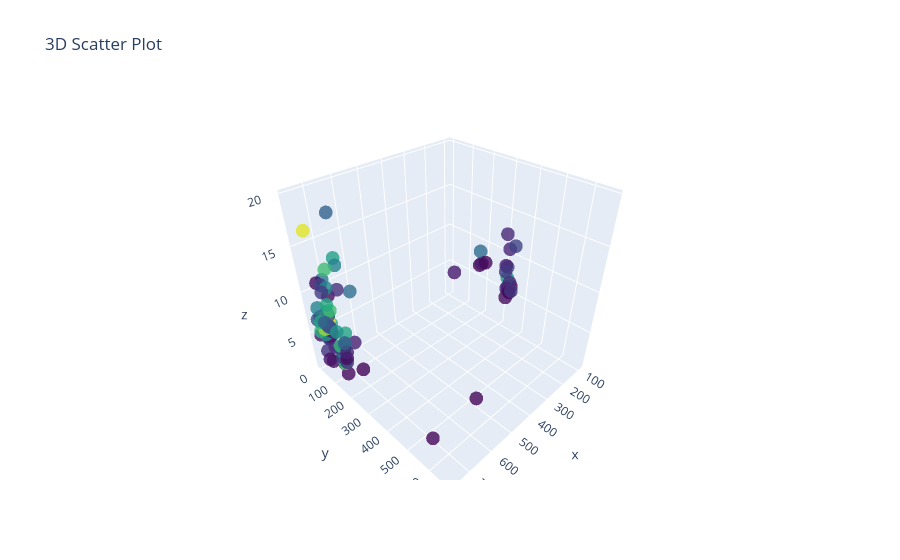

Notebook cell for this chart:
### Code cell
# Create 3D scatter plot
fig = go.Figure(data=[go.Scatter3d(
    # x=df_data['SOX9'],
    # y=df_data['CD163'],
    # z=df_data['FOXP3'],
    x=df_data['X_centroid'],
    y=df_data['Y_centroid'],
    z=df_data['Z_centroid'],
    mode='markers',
    marker=dict(
        # size=df_data['volume']/3000,  # Marker size
        color=df_data['volume'],
        colorscale='Viridis',  # Color scale
        opacity=0.8  # Transparency
    )
)])

# Add title and labels
fig.update_layout(
    title="3D Scatter Plot",
)

fig.show()
